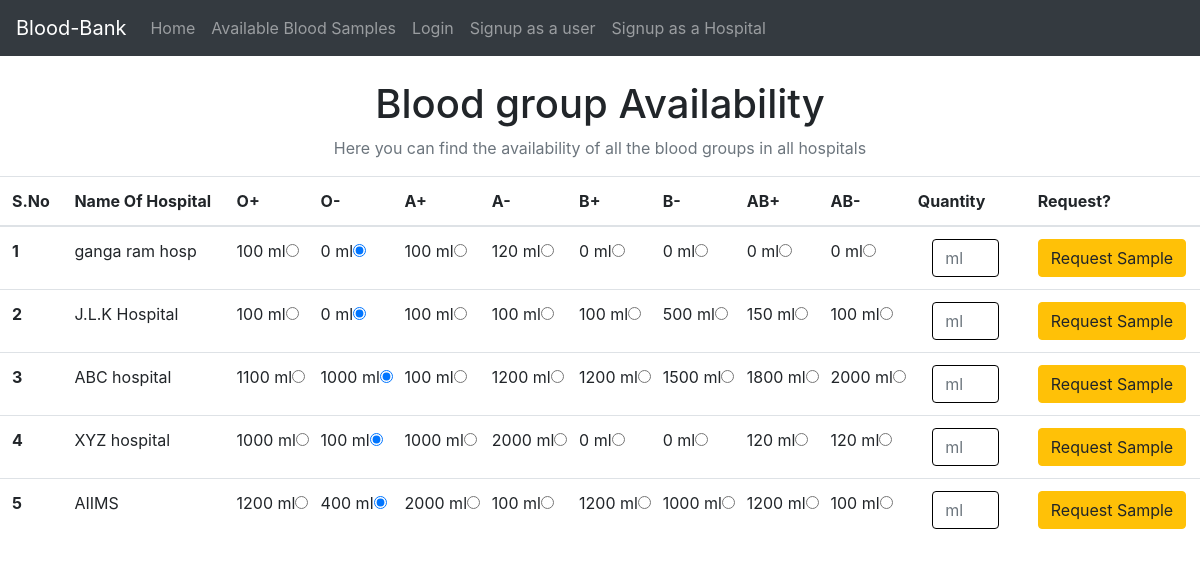
The page /availableBloodSamples.php on the database its author committed.
### tables this page shows
CREATE TABLE `hospitals` (
  `hospital_id` varchar(255) NOT NULL,
  `name` varchar(255) NOT NULL,
  `username` varchar(255) NOT NULL,
  `password` varchar(255) NOT NULL,
  `contact` varchar(255) NOT NULL,
  `address` varchar(255) NOT NULL,
  `Apos` int(255) NOT NULL DEFAULT 0,
  `Aneg` int(255) NOT NULL DEFAULT 0,
  `Opos` int(255) NOT NULL DEFAULT 0,
  `Oneg` int(255) NOT NULL DEFAULT 0,
  `Bpos` int(255) NOT NULL DEFAULT 0,
  `Bneg` int(255) NOT NULL DEFAULT 0,
  `ABpos` int(255) NOT NULL DEFAULT 0,
  `ABneg` int(255) NOT NULL DEFAULT 0,
  `timestamp` datetime NOT NULL DEFAULT current_timestamp()
);

### availableBloodSamples.php (the view, shortened to what this page needs)
<?php
include('partials/config.php');
$sql="SELECT * from hospitals";
$result = mysqli_query($conn, $sql);
$num = mysqli_num_rows($result);
?>
<!DOCTYPE html>
<html lang="en">
<head>
    <link rel="stylesheet" href="css/bootstrap.css">
	<link rel="stylesheet" href="css/fontawesome-all.css">
</head>
<body>
<?php include('partials/navbar.php');?>
<h1 class="text-center mt-4">Blood group Availability</h1>
<p class="text-muted text-center">Here you can find the availability of all the blood groups in all hospitals</p>
<table class="table table-hover mt-2 ">
  <thead>
    <tr>
      <th scope="col">S.No</th>
      <th scope="col">Name Of Hospital</th>
      <th scope="col">O+</th>
      <th scope="col">O-</th>
      <th scope="col">A+</th>
      <th scope="col">A-</th>
      <th scope="col">B+</th>
      <th scope="col">B-</th>
      <th scope="col">AB+</th>
      <th scope="col">AB-</th>
      <th style="width:10%;" scope="col">Quantity</th>
      <th scope="col">Request?</th>
    </tr>
  </thead>
  <tbody>
    <?php
    if($num>=1){
        $idx=1;
        while($row=mysqli_fetch_assoc($result)){
            echo '<tr>';
            echo '<form action="availableBloodSamples.php" method="POST">';
            echo '<th scope="col">'.$idx.'</th>';
            echo '<td scope="col">'.$row['name'].'</td>';
            echo '<td scope="col">'.$row['Opos'].' ml <input class="form-check-input mx-auto" type="radio" name="'.$row['hospital_id'].'" id="Opos" value="Opos"> </td>';
            echo '<td scope="col">'.$row['Oneg'].' ml <input class="form-check-input mx-auto" type="radio" name="'.$row['hospital_id'].'" id="Oneg" value="Oneg" checked></td>';
            echo '<td scope="col">'.$row['Apos'].' ml <input class="form-check-input mx-auto" type="radio" name="'.$row['hospital_id'].'" id="Apos" value="Apos"></td>';
            echo '<td scope="col">'.$row['Aneg'].' ml <input class="form-check-input mx-auto" type="radio" name="'.$row['hospital_id'].'" id="Aneg" value="Aneg"></td>';
            echo '<td scope="col">'.$row['Bpos'].' ml <input class="form-check-input mx-auto" type="radio" name="'.$row['hospital_id'].'" id="Bpos" value="Bpos"></td>';
            echo '<td scope="col">'.$row['Bneg'].' ml <input class="form-check-input mx-auto" type="radio" name="'.$row['hospital_id'].'" id="Bneg" value="Bneg"></td>';
            echo '<td scope="col">'.$row['ABpos'].' ml <input class="form-check-input mx-auto" type="radio" name="'.$row['hospital_id'].'" id="ABpos" value="ABpos"></td>';
            echo '<td scope="col">'.$row['ABneg'].' ml <input class="form-check-input mx-auto" type="radio" name="'.$row['hospital_id'].'" id="ABneg" value="ABneg"></td>';
            echo '<td scope="col"> <input style="width:70%;" class="form-control mx-auto" type="number" name="quantity" id="quantity" placeholder="ml"></td>';
            echo '<td><button type="submit" class="btn btn-warning">Request Sample</button></td>';
            echo '</form>';
          echo '</tr>';
        $idx++;
    }
    }
    ?>
  </tbody>
</table>
</body>
</html>

### rows shown on the page
hospitals: name "ganga ram hosp", Opos "100", Oneg "0", Apos "100", Aneg "120", Bpos "0", Bneg "0", ABpos "0", ABneg "0"
hospitals: name "J.L.K Hospital", Opos "100", Oneg "0", Apos "100", Aneg "100", Bpos "100", Bneg "500", ABpos "150", ABneg "100"
hospitals: name "ABC hospital", Opos "1100", Oneg "1000", Apos "100", Aneg "1200", Bpos "1200", Bneg "1500", ABpos "1800", ABneg "2000"
hospitals: name "XYZ hospital", Opos "1000", Oneg "100", Apos "1000", Aneg "2000", Bpos "0", Bneg "0", ABpos "120", ABneg "120"
hospitals: name "AIIMS", Opos "1200", Oneg "400", Apos "2000", Aneg "100", Bpos "1200", Bneg "1000", ABpos "1200", ABneg "100"
